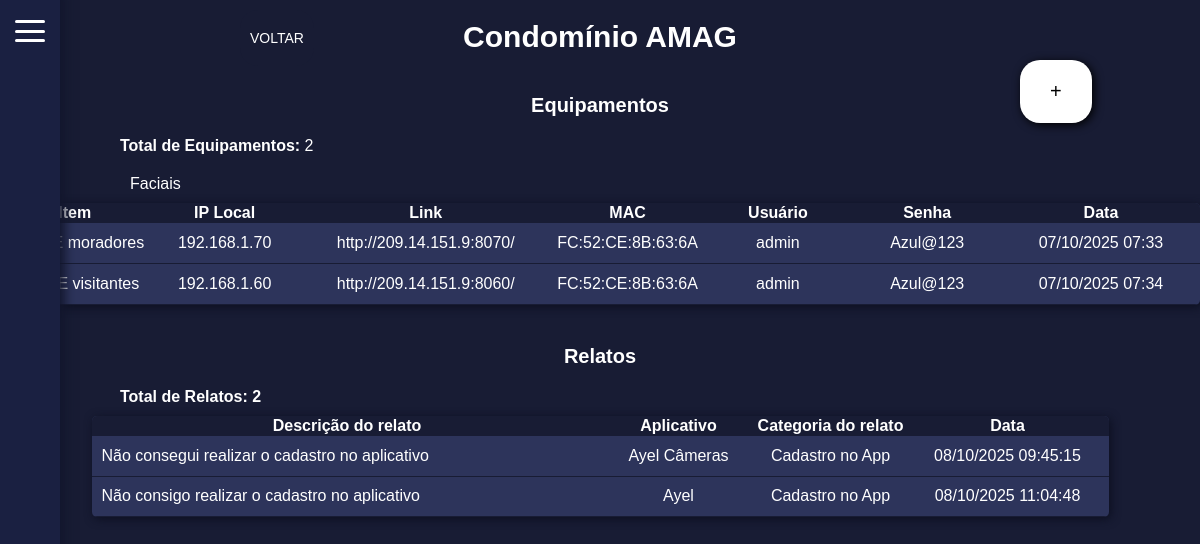
The app's page /listar_conds/18/ with its own data.
### mainApp/models.py (models this page shows, shortened)
class Conds(models.Model):
    name = models.CharField(max_length=100)
    created_at = models.DateTimeField(auto_now_add=True)
    endereco = models.CharField(max_length=200)

class Itens_facial(models.Model):
    cond_id = models.ForeignKey(Conds, on_delete=models.CASCADE, related_name='itens_facial', verbose_name="Condomínio")
    item = models.CharField(max_length=100, verbose_name="Item")
    iplocal = models.CharField(max_length=15, verbose_name="IP Local")
    link = models.CharField(max_length=100, verbose_name="Link de acesso")
    mac = models.CharField(max_length=17, verbose_name="Endereço MAC")
    http = models.PositiveIntegerField(verbose_name="Porta HTTP")
    user = models.CharField(max_length=50, verbose_name="Usuário")
    senha = models.CharField(max_length=50, verbose_name="Senha")
    desc = models.CharField(max_length=100, verbose_name="Descrição")
    data = models.DateTimeField(auto_now=True)

class Relatos(models.Model):
    cond_id = models.ForeignKey(Conds, on_delete=models.CASCADE, related_name='relatos', verbose_name='Condomínio')
    relato = models.CharField(max_length=100, verbose_name='Relato')
    tipo_relato = models.ForeignKey(TipoRelato, on_delete=models.CASCADE, related_name='tipo_relato', verbose_name='Tipo do Relato')
    cat_rel_ayel = models.ForeignKey(CategoriaRelatoAyel, on_delete=models.CASCADE, related_name='cat_rel_ayel', verbose_name='Categoria do Relato', null=True, blank=True)
    cat_rel_cam = models.ForeignKey(CategoriaRelatoCam, on_delete=models.CASCADE, related_name='cat_rel_ayel', verbose_name='Categoria do Relato', null=True, blank=True)
    data = models.DateTimeField(default=timezone.now)
    def data_local(self):   # para exibir no template <td>{{ relato.data_local }}</td>
        from django.utils.timezone import localtime
        return localtime(self.data).strftime("%d/%m/%Y %H:%M:%S")

### mainApp/views.py (the view)
# urls.py: path('listar_conds/<int:condominio_id>/', views.detail_conds, name='detail_conds'), # detalhar condomínio
def detail_conds(request, condominio_id):
    condominio = get_object_or_404(Conds, id=condominio_id)
    faciais = Itens_facial.objects.filter(cond_id=condominio)
    dvr = Itens_dvr.objects.filter(cond_id=condominio)
    outro = Itens_outro.objects.filter(cond_id=condominio)
    relatos = Relatos.objects.filter(cond_id=condominio)
    return render(request, 'detail_conds.html', {
        'condominio': condominio,
        'faciais': faciais,
        'dvr': dvr,
        'outro': outro,
        'relatos': relatos
    })

### mainApp/templates/detail_conds.html (shortened to what this page needs)
<!DOCTYPE html>
<html lang="pt-br">
<head>
</head>
<body>
    <div id="bar">
        <label for="menu-toggle" class="menu-btn">
            <span></span>
            <span></span>
            <span></span>
        </label>
        <div class="slide-menu">
            <ul>
            </ul>
        </div>
    </div>
    <div class="btn-home">
        <p onClick="goBack()">VOLTAR</p>
    </div>
    <div class="div-addbt">
        <a href="{% url 'equip' condominio.id %}" class="add-bt">+</a>
    </div>
    <div class="container">
        <div class="title-main">Condomínio {{ condominio.name }}</div>
        <div class="equips">
            <p class="title-sec">Equipamentos</p>
            <strong>Total de Equipamentos:</strong> {{ condominio.itens_facial.count|add:condominio.itens_dvr.count|add:condominio.itens_outro.count }}
        </div>
        {% if faciais %}
        <div class="title-equips">Faciais</div>
        <div class="equip-facial">
            <table>
                <thead>
                    <tr class="tr-head">
                        <th>Item</th>
                        <th>IP Local</th>
                        <th>Link</th>
                        <th>MAC</th>
                        <th>Usuário</th>
                        <th>Senha</th>
                        <th>Data</th>
                    </tr>
                </thead>
                <tbody>
                    {% for facial in faciais %}
                    <tr class="tr-itens">
                        <td class="td-sm">{{ facial.item }}</td>
                        <td class="td-sm">{{ facial.iplocal }}</td>
                        <td class="td-sm"><a href="{{ facial.link }}" class="td-link">{{ facial.link }}</a></td>
                        <td class="td-sm">{{ facial.mac }}</td>
                        <td class="td-sm">{{ facial.user }}</td>
                        <td class="td-sm">{{ facial.senha }}</td>
                        <td class="td-bg">{{ facial.data|date:"d/m/Y H:i" }}</td>
                    </tr>
                    {% endfor %}
                </tbody>
            </table>
        </div>
        {% endif %}
        <div class="equips">
            <p class="title-sec">Relatos</p>
            <strong >Total de Relatos: {{ relatos.count }}</strong>
        </div>
        {% if relatos %}
        <table>
            <thead>
                <tr class="tr-head">
                    <th>Descrição do relato</th>
                    <th>Aplicativo</th>
                    <th>Categoria do relato</th>
                    <th>Data</th>
                </tr>
            </thead>
            <tbody>
                {% for relato in relatos %}
                <tr class="tr-itens">
                    <td class="td-relato">{{ relato.relato }}</td>
                    {% if relato.tipo_relato_id == 1 %}
                        <td class="td-sm">Ayel</td>
                    {% elif relato.tipo_relato_id == 2 %}
                        <td class="td-sm">Ayel Câmeras</td>
                    {% else %}
                        <td class="td-sm">N/A</td>
                    {% endif %}
                    {% if relato.tipo_relato_id == 1 %}
                        {% if relato.cat_rel_ayel_id == 1 %}<td class="td-sm">Aberturas</td>
                        {% elif relato.cat_rel_ayel_id == 2 %}<td class="td-sm">Câmeras</td>
                        {% elif relato.cat_rel_ayel_id == 3 %}<td class="td-sm">Cadastro no App</td>
                        {% elif relato.cat_rel_ayel_id == 4 %}<td class="td-sm">Interfonia</td>
                        {% endif %}
                    {% elif relato.tipo_relato_id == 2 %}
                        {% if relato.cat_rel_cam_id == 1 %}<td class="td-sm">Login</td>
                        {% elif relato.cat_rel_cam_id == 2 %}<td class="td-sm">Câmeras</td>
                        {% elif relato.cat_rel_cam_id == 3 %}<td class="td-sm">Cadastro no App</td>
                        {% endif %}
                    {% else %}
                        <td class="td-sm">N/A</td>
                    {% endif %}
                    <td class="td-bg">{{ relato.data_local }}</td>
                </tr>
                {% endfor %}
            </tbody>
        </table>
        {% endif %}
    </div>
</body>
</html>

### mainApp/templates/detail_conds.html (style rules this page uses)
html, body { max-width: 100%; overflow-x: hidden; }
body { margin: 0; font-family: Arial, sans-serif; background: #181c34; color: white; }
.container { display: flex; flex-direction: column; align-items: center; margin-bottom: 20px; box-sizing: border-box; max-width: 100%; width: 100%; }
.menu-btn { position: fixed; top: 20px; left: 15px; width: 30px; height: 22px; cursor: pointer; z-index: 1002; display: flex; flex-direction: column; justify-content: space-between; }
.menu-btn span { display: block; height: 3px; width: 30px; background: #fff; border-radius: 3px; transition: 0.3s; }
.slide-menu { position: fixed; top: 0; left: -190px; width: 250px; height: 100%; background: #1a2041; color: white; transition: left 0.3s ease; padding-top: 40px; z-index: 1001; box-shadow: 5px -10px 10px #12162d; }
.slide-menu ul, li { padding-top: 10px; padding-left: 5px; padding-right: 60px; padding-bottom: 10px; }
.slide-menu ul { align-content: space-evenly; }
.slide-menu ul { list-style-type: none; }
.equips { text-align: left; width: 80%; margin-top: 10px; margin-bottom: 10px; }
.equip-facial { max-width: 1300px; }
table { background: #2d345b; box-shadow: 2px 2px 10px #0c0f20; border-radius: 5px; border-collapse: collapse; max-width: 100%; overflow-x: auto; display: block; }
.tr-head { background: #181c34; }
.tr-itens { height: 40px; }
td { border-bottom: 1px solid #181c34; position: relative; }
.td-link { width: 200px; margin: 0 auto; padding: 10px 25px; overflow-wrap: anywhere; text-align: center; display: block; text-decoration: none; color: inherit; }
.td-sm { width: 150px; text-align: center; }
.td-bg { width: 200px; text-align: center; }
.td-relato { width: 500px; text-align: left; padding-left: 10px; }
.title-equips { padding: 10px; display: flex; align-self: flex-start; width: 100%; margin-left: 10%; }
.title-sec { font-size: 20px; text-align: center; font-weight: bold; margin-top: 30px; margin-bottom: 20px; }
.title-main { margin-top: 20px; font-size: 30px; font-weight: bold; }
.btn-home p { margin: 10px 20%; padding: 20px 10px; font-size: 14px; background: #181c34; color: white; text-align: center; position: absolute; border-radius: 18px; }
.add-bt { font-size: 20px; background: white; padding: 20px 30px; border-radius: 20px; box-shadow: 2px 2px 10px black; transform-origin: center; text-decoration: none; color: black; position: absolute; margin-top: 5%; margin-left: 85%; }

### records on screen
Conds: name "AMAG", itens_facial.count|add "2"
Itens_facial: item "IDFACE moradores", iplocal "192.168.1.70", link "http://209.14.151.9:8070/", mac "FC:52:CE:8B:63:6A", user "admin", senha "Azul@123", data "07/10/2025 07:33"
Itens_facial: item "IDFACE visitantes", iplocal "192.168.1.60", link "http://209.14.151.9:8060/", mac "FC:52:CE:8B:63:6A", user "admin", senha "Azul@123", data "07/10/2025 07:34"
Relatos: relato "Não consegui realizar o cadastro no aplicativo", shows "Ayel Câmeras", shows "Cadastro no App", data_local "08/10/2025 09:45:15"
Relatos: relato "Não consigo realizar o cadastro no aplicativo", shows "Ayel", shows "Cadastro no App", data_local "08/10/2025 11:04:48"

### other values on screen
{{ relatos.count }} "2"
